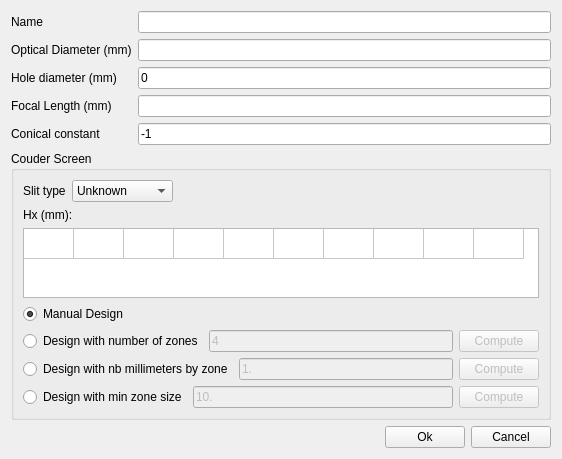
<?xml version="1.0" encoding="UTF-8"?>
<ui version="4.0">
 <class>NewMirror</class>
 <widget class="QDialog" name="NewMirror">
  <property name="geometry">
   <rect>
    <x>0</x>
    <y>0</y>
    <width>562</width>
    <height>448</height>
   </rect>
  </property>
  <property name="windowTitle">
   <string>New Mirror</string>
  </property>
  <property name="windowIcon">
   <iconset resource="Foucault2.qrc">
    <normaloff>:/Foucault2/Foucault2.ico</normaloff>:/Foucault2/Foucault2.ico</iconset>
  </property>
  <layout class="QVBoxLayout" name="verticalLayout">
   <item>
    <layout class="QGridLayout" name="gridLayout">
     <item row="1" column="0">
      <widget class="QLabel" name="label_2">
       <property name="text">
        <string>Optical Diameter (mm)</string>
       </property>
      </widget>
     </item>
     <item row="0" column="1">
      <widget class="QLineEdit" name="leName"/>
     </item>
     <item row="0" column="0">
      <widget class="QLabel" name="label">
       <property name="text">
        <string>Name</string>
       </property>
      </widget>
     </item>
     <item row="3" column="0">
      <widget class="QLabel" name="label_3">
       <property name="text">
        <string>Focal Length (mm)</string>
       </property>
      </widget>
     </item>
     <item row="1" column="1">
      <widget class="QLineEdit" name="leOpticalDiameter"/>
     </item>
     <item row="4" column="0">
      <widget class="QLabel" name="label_4">
       <property name="text">
        <string>Conical constant</string>
       </property>
      </widget>
     </item>
     <item row="4" column="1">
      <widget class="QLineEdit" name="leConicalConstant">
       <property name="text">
        <string>-1</string>
       </property>
      </widget>
     </item>
     <item row="3" column="1">
      <widget class="QLineEdit" name="leFocal"/>
     </item>
     <item row="2" column="0">
      <widget class="QLabel" name="label_5">
       <property name="text">
        <string>Hole diameter (mm)</string>
       </property>
      </widget>
     </item>
     <item row="2" column="1">
      <widget class="QLineEdit" name="leHoleDiameter">
       <property name="text">
        <string>0</string>
       </property>
      </widget>
     </item>
    </layout>
   </item>
   <item>
    <widget class="QGroupBox" name="groupBox">
     <property name="title">
      <string>Couder Screen</string>
     </property>
     <layout class="QVBoxLayout" name="verticalLayout_3">
      <item>
       <layout class="QHBoxLayout" name="horizontalLayout_5">
        <item>
         <widget class="QLabel" name="label_7">
          <property name="text">
           <string>Slit type</string>
          </property>
         </widget>
        </item>
        <item>
         <widget class="QComboBox" name="cbSlitType">
          <item>
           <property name="text">
            <string>Unknown</string>
           </property>
          </item>
          <item>
           <property name="text">
            <string>Slit is Still</string>
           </property>
          </item>
          <item>
           <property name="text">
            <string>Slit is moving</string>
           </property>
          </item>
         </widget>
        </item>
        <item>
         <spacer name="horizontalSpacer_2">
          <property name="orientation">
           <enum>Qt::Horizontal</enum>
          </property>
          <property name="sizeHint" stdset="0">
           <size>
            <width>40</width>
            <height>20</height>
           </size>
          </property>
         </spacer>
        </item>
       </layout>
      </item>
      <item>
       <widget class="QLabel" name="label_6">
        <property name="text">
         <string>Hx (mm):</string>
        </property>
       </widget>
      </item>
      <item>
       <widget class="QTableWidget" name="twHx">
        <property name="rowCount">
         <number>1</number>
        </property>
        <property name="columnCount">
         <number>10</number>
        </property>
        <attribute name="horizontalHeaderVisible">
         <bool>false</bool>
        </attribute>
        <attribute name="horizontalHeaderDefaultSectionSize">
         <number>50</number>
        </attribute>
        <attribute name="verticalHeaderVisible">
         <bool>false</bool>
        </attribute>
        <row/>
        <column/>
        <column/>
        <column/>
        <column/>
        <column/>
        <column/>
        <column/>
        <column/>
        <column/>
        <column/>
       </widget>
      </item>
      <item>
       <widget class="QRadioButton" name="radioButton">
        <property name="text">
         <string>Manual Design</string>
        </property>
        <property name="checked">
         <bool>true</bool>
        </property>
       </widget>
      </item>
      <item>
       <layout class="QHBoxLayout" name="horizontalLayout_2">
        <item>
         <widget class="QRadioButton" name="radioButton_2">
          <property name="text">
           <string>Design with number of zones</string>
          </property>
         </widget>
        </item>
        <item>
         <widget class="QLineEdit" name="leNumberOfZones">
          <property name="enabled">
           <bool>false</bool>
          </property>
          <property name="text">
           <string>4</string>
          </property>
         </widget>
        </item>
        <item>
         <widget class="QPushButton" name="btnComputeNbOfzone">
          <property name="enabled">
           <bool>false</bool>
          </property>
          <property name="text">
           <string>Compute</string>
          </property>
         </widget>
        </item>
       </layout>
      </item>
      <item>
       <layout class="QHBoxLayout" name="horizontalLayout_3">
        <item>
         <widget class="QRadioButton" name="radioButton_3">
          <property name="text">
           <string>Design with nb millimeters by zone</string>
          </property>
         </widget>
        </item>
        <item>
         <widget class="QLineEdit" name="leMillimetersByZone">
          <property name="enabled">
           <bool>false</bool>
          </property>
          <property name="text">
           <string>1.</string>
          </property>
         </widget>
        </item>
        <item>
         <widget class="QPushButton" name="btnComputeNbMillimetersByZone">
          <property name="enabled">
           <bool>false</bool>
          </property>
          <property name="text">
           <string>Compute</string>
          </property>
         </widget>
        </item>
       </layout>
      </item>
      <item>
       <layout class="QHBoxLayout" name="horizontalLayout_4">
        <item>
         <widget class="QRadioButton" name="radioButton_4">
          <property name="text">
           <string>Design with min zone size</string>
          </property>
         </widget>
        </item>
        <item>
         <widget class="QLineEdit" name="leMinZoneSize">
          <property name="enabled">
           <bool>false</bool>
          </property>
          <property name="text">
           <string>10.</string>
          </property>
         </widget>
        </item>
        <item>
         <widget class="QPushButton" name="btnComputeMinZoneSize">
          <property name="enabled">
           <bool>false</bool>
          </property>
          <property name="text">
           <string>Compute</string>
          </property>
         </widget>
        </item>
       </layout>
      </item>
     </layout>
    </widget>
   </item>
   <item>
    <layout class="QHBoxLayout" name="horizontalLayout">
     <item>
      <spacer name="horizontalSpacer">
       <property name="orientation">
        <enum>Qt::Horizontal</enum>
       </property>
       <property name="sizeHint" stdset="0">
        <size>
         <width>40</width>
         <height>20</height>
        </size>
       </property>
      </spacer>
     </item>
     <item>
      <widget class="QPushButton" name="pushButton_2">
       <property name="text">
        <string>Ok</string>
       </property>
      </widget>
     </item>
     <item>
      <widget class="QPushButton" name="pushButton">
       <property name="text">
        <string>Cancel</string>
       </property>
      </widget>
     </item>
    </layout>
   </item>
  </layout>
 </widget>
 <tabstops>
  <tabstop>leName</tabstop>
  <tabstop>leOpticalDiameter</tabstop>
  <tabstop>leHoleDiameter</tabstop>
  <tabstop>leFocal</tabstop>
  <tabstop>leConicalConstant</tabstop>
  <tabstop>twHx</tabstop>
  <tabstop>pushButton_2</tabstop>
  <tabstop>pushButton</tabstop>
 </tabstops>
 <resources>
  <include location="Foucault2.qrc"/>
 </resources>
 <connections/>
</ui>
